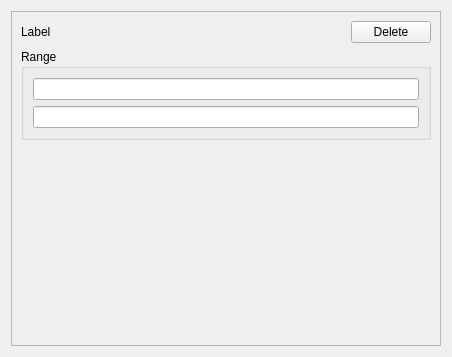
<?xml version="1.0" encoding="UTF-8"?>
<ui version="4.0">
 <class>ControlPortValue</class>
 <widget class="QWidget" name="ControlPortValue">
  <property name="geometry">
   <rect>
    <x>0</x>
    <y>0</y>
    <width>452</width>
    <height>357</height>
   </rect>
  </property>
  <property name="windowTitle">
   <string>Dialog</string>
  </property>
  <layout class="QGridLayout" name="gridLayout_2">
   <item row="0" column="0">
    <widget class="QFrame" name="frame">
     <property name="frameShape">
      <enum>QFrame::StyledPanel</enum>
     </property>
     <property name="frameShadow">
      <enum>QFrame::Raised</enum>
     </property>
     <layout class="QVBoxLayout" name="verticalLayout_2">
      <item>
       <layout class="QHBoxLayout" name="horizontalLayout">
        <item>
         <widget class="QLabel" name="label">
          <property name="text">
           <string>Label</string>
          </property>
         </widget>
        </item>
        <item>
         <spacer name="horizontalSpacer">
          <property name="orientation">
           <enum>Qt::Horizontal</enum>
          </property>
          <property name="sizeHint" stdset="0">
           <size>
            <width>40</width>
            <height>20</height>
           </size>
          </property>
         </spacer>
        </item>
        <item>
         <widget class="QPushButton" name="delete_btn">
          <property name="text">
           <string>Delete</string>
          </property>
         </widget>
        </item>
       </layout>
      </item>
      <item>
       <widget class="QGroupBox" name="groupBox">
        <property name="title">
         <string>Range</string>
        </property>
        <layout class="QGridLayout" name="gridLayout">
         <item row="0" column="0">
          <layout class="QVBoxLayout" name="verticalLayout">
           <item>
            <widget class="QLineEdit" name="range_from"/>
           </item>
           <item>
            <widget class="QLineEdit" name="range_to"/>
           </item>
          </layout>
         </item>
        </layout>
       </widget>
      </item>
      <item>
       <spacer name="verticalSpacer">
        <property name="orientation">
         <enum>Qt::Vertical</enum>
        </property>
        <property name="sizeHint" stdset="0">
         <size>
          <width>20</width>
          <height>163</height>
         </size>
        </property>
       </spacer>
      </item>
     </layout>
    </widget>
   </item>
  </layout>
 </widget>
 <resources/>
 <connections/>
</ui>
